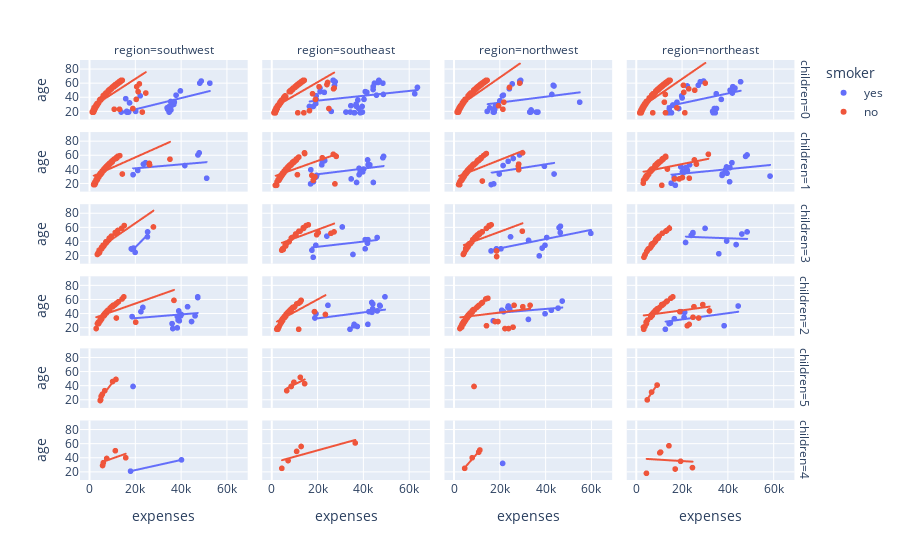

Notebook source saved alongside this figure:
### Code cell
px.scatter(data,
        x="expenses",
                 y="age",
                 facet_row="children",
                 facet_col="region",
                 color="smoker",
                 trendline="ols")
